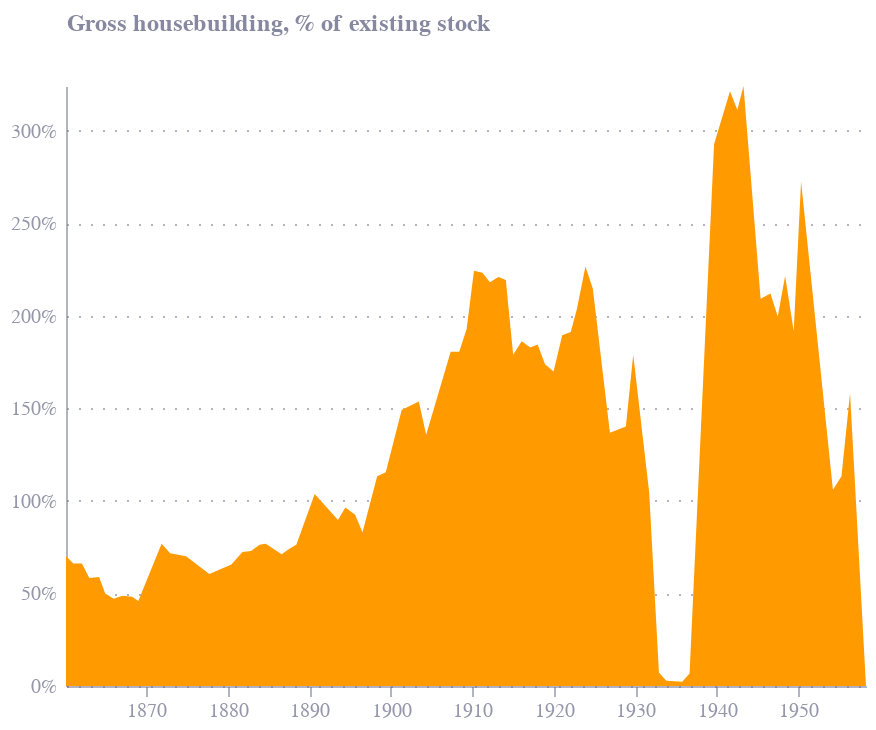

The cell this chart's notebook holds for it:
### Code cell
public_layer

### Figure 1 — Vega-Lite specification as saved in the notebook (floating-point values rounded to 4 significant figures)
{"config": {"font": "Circular Std", "mark": {"line": {"interpolate": "monotone"}}, "view": {"stroke": "transparent", "width": 400, "height": 300}, "range": {"category": ["#36B7B4", "#E6224B", "#F4C245", "#0063AF", "#00A767", "#179FDB", "#EB5C2E"], "diverging": ["#E6224B", "#E54753", "#C9C9C9", "#179FDB", "#122B39"], "heatmap": ["#C9C9C9", "#179FDB", "#0063AF", "#122B39"], "ordinal": ["#00A767", "#36B7B4", "#179FDB", "#0063AF", "#243B5A"]}, "axisX": {"domainColor": "#676A86", "domainOpacity": 0.5, "grid": false, "labelAngle": 0, "labelColor": "#676A86", "labelOpacity": 0.7, "orient": "bottom", "tickColor": "#676A86", "tickCount": 10, "tickOpacity": 0.5, "title": false, "titleAlign": "center", "titleAnchor": "middle", "titleColor": "#676A86", "titleFontSize": 12, "titleOpacity": 0.8, "titleY": -15}, "axisY": {"domainColor": "#676A86", "domainOpacity": 0.5, "gridColor": "#676A86", "gridDash": [1, 5], "gridOpacity": 0.5, "labelColor": "#676A86", "labelOpacity": 0.7, "labelPadding": 5, "tickColor": "#676A86", "tickCount": 8, "tickOpacity": 0.5, "ticks": false, "titleAlign": "left", "titleAngle": 0, "titleBaseline": "bottom", "titleColor": "#676A86", "titleFontSize": 12, "titleOpacity": 0.8, "titleX": 0, "titleY": -7}}, "data": {"name": "data-a34749193ad778647fb17962eef75e86"}, "mark": {"type": "area", "color": "#FF9A00"}, "encoding": {"x": {"field": "date", "title": null, "type": "temporal"}, "y": {"axis": {"format": "%", "titleY": -25}, "field": "value", "scale": {"domainMin": 0}, "title": "Gross housebuilding, % of existing stock", "type": "quantitative"}}, "$schema": "https://vega.github.io/schema/vega-lite/v5.8.0.json", "datasets": {"data-a34749193ad778647fb17962eef75e86": [{"date": "1958-05-07T00:00:00", "value": 0.0, "series": "Public"}, {"date": "1956-05-22T00:00:00", "value": 1.581, "series": "Public"}, {"date": "1955-05-04T00:00:00", "value": 1.133, "series": "Public"}, {"date": "1954-04-15T00:00:00", "value": 1.06, "series": "Public"}, {"date": "1950-05-18T00:00:00", "value": 2.725, "series": "Public"}, {"date": "1949-06-22T00:00:00", "value": 1.918, "series": "Public"}, {"date": "1948-06-02T00:00:00", "value": 2.215, "series": "Public"}, {"date": "1947-07-09T00:00:00", "value": 1.996, "series": "Public"}, {"date": "1946-08-14T00:00:00", "value": 2.12, "series": "Public"}, {"date": "1945-05-31T00:00:00", "value": 2.092, "series": "Public"}, {"date": "1943-04-23T00:00:00", "value": 3.241, "series": "Public"}, {"date": "1942-07-23T00:00:00", "value": 3.112, "series": "Public"}, {"date": "1941-08-27T00:00:00", "value": 3.213, "series": "Public"}, {"date": "1939-09-13T00:00:00", "value": 2.927, "series": "Public"}, {"date": "1936-09-09T00:00:00", "value": 0.06729, "series": "Public"}, {"date": "1935-10-16T00:00:00", "value": 0.02243, "series": "Public"}, {"date": "1933-11-01T00:00:00", "value": 0.02804, "series": "Public"}, {"date": "1932-12-06T00:00:00", "value": 0.0729, "series": "Public"}, {"date": "1931-09-24T00:00:00", "value": 1.049, "series": "Public"}, {"date": "1929-10-10T00:00:00", "value": 1.789, "series": "Public"}, {"date": "1928-11-14T00:00:00", "value": 1.402, "series": "Public"}, {"date": "1926-12-01T00:00:00", "value": 1.368, "series": "Public"}, {"date": "1924-10-23T00:00:00", "value": 2.148, "series": "Public"}, {"date": "1923-11-29T00:00:00", "value": 2.265, "series": "Public"}, {"date": "1922-11-09T00:00:00", "value": 2.036, "series": "Public"}, {"date": "1922-02-08T00:00:00", "value": 1.912, "series": "Public"}, {"date": "1921-01-20T00:00:00", "value": 1.895, "series": "Public"}, {"date": "1920-01-01T00:00:00", "value": 1.699, "series": "Public"}, {"date": "1918-12-12T00:00:00", "value": 1.738, "series": "Public"}, {"date": "1918-01-17T00:00:00", "value": 1.845, "series": "Public"}, {"date": "1917-02-22T00:00:00", "value": 1.828, "series": "Public"}, {"date": "1916-02-02T00:00:00", "value": 1.862, "series": "Public"}, {"date": "1915-01-14T00:00:00", "value": 1.789, "series": "Public"}, {"date": "1914-02-19T00:00:00", "value": 2.193, "series": "Public"}, {"date": "1913-03-27T00:00:00", "value": 2.209, "series": "Public"}, {"date": "1912-03-06T00:00:00", "value": 2.181, "series": "Public"}, {"date": "1911-04-12T00:00:00", "value": 2.232, "series": "Public"}, {"date": "1910-03-24T00:00:00", "value": 2.243, "series": "Public"}, {"date": "1909-04-29T00:00:00", "value": 1.929, "series": "Public"}, {"date": "1908-06-02T00:00:00", "value": 1.806, "series": "Public"}, {"date": "1907-05-15T00:00:00", "value": 1.806, "series": "Public"}, {"date": "1904-05-11T00:00:00", "value": 1.357, "series": "Public"}, {"date": "1903-06-17T00:00:00", "value": 1.536, "series": "Public"}, {"date": "1901-05-09T00:00:00", "value": 1.492, "series": "Public"}, {"date": "1899-05-26T00:00:00", "value": 1.155, "series": "Public"}, {"date": "1898-05-07T00:00:00", "value": 1.133, "series": "Public"}, {"date": "1896-07-16T00:00:00", "value": 0.8299, "series": "Public"}, {"date": "1895-08-22T00:00:00", "value": 0.9252, "series": "Public"}, {"date": "1894-06-09T00:00:00", "value": 0.9645, "series": "Public"}, {"date": "1893-07-14T00:00:00", "value": 0.8972, "series": "Public"}, {"date": "1890-09-04T00:00:00", "value": 1.037, "series": "Public"}, {"date": "1888-06-02T00:00:00", "value": 0.7626, "series": "Public"}, {"date": "1887-07-09T00:00:00", "value": 0.7402, "series": "Public"}, {"date": "1886-08-14T00:00:00", "value": 0.7121, "series": "Public"}, {"date": "1884-08-29T00:00:00", "value": 0.7682, "series": "Public"}, {"date": "1883-11-29T00:00:00", "value": 0.7626, "series": "Public"}, {"date": "1882-11-09T00:00:00", "value": 0.729, "series": "Public"}, {"date": "1881-10-21T00:00:00", "value": 0.7234, "series": "Public"}, {"date": "1880-06-13T00:00:00", "value": 0.6561, "series": "Public"}, {"date": "1877-09-29T00:00:00", "value": 0.6056, "series": "Public"}, {"date": "1874-11-20T00:00:00", "value": 0.7009, "series": "Public"}, {"date": "1872-12-06T00:00:00", "value": 0.7178, "series": "Public"}, {"date": "1871-11-18T00:00:00", "value": 0.7682, "series": "Public"}, {"date": "1869-01-09T00:00:00", "value": 0.4598, "series": "Public"}, {"date": "1868-04-08T00:00:00", "value": 0.4822, "series": "Public"}, {"date": "1867-01-25T00:00:00", "value": 0.4879, "series": "Public"}, {"date": "1866-01-06T00:00:00", "value": 0.471, "series": "Public"}, {"date": "1864-12-17T00:00:00", "value": 0.4991, "series": "Public"}, {"date": "1864-03-17T00:00:00", "value": 0.5888, "series": "Public"}, {"date": "1863-01-03T00:00:00", "value": 0.5832, "series": "Public"}, {"date": "1862-02-08T00:00:00", "value": 0.6617, "series": "Public"}, {"date": "1861-01-20T00:00:00", "value": 0.6617, "series": "Public"}, {"date": "1860-02-24T00:00:00", "value": 0.7009, "series": "Public"}]}}
